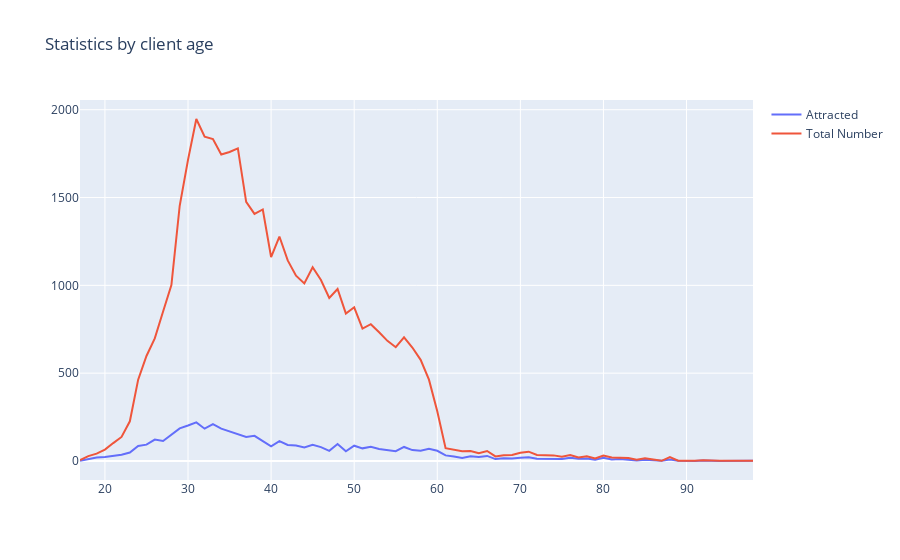

The notebook cell saved with this chart:
### Code cell
trace0 = go.Scatter(x=age_df.index, y=age_df["Attracted"], name="Attracted")
trace1 = go.Scatter(x=age_df.index, y=age_df["Total Number"], name="Total Number")

data = [trace0, trace1]
layout = {"title": "Statistics by client age"}

fig = go.Figure(data=data, layout=layout)

iplot(fig, show_link=False)

### Figure 1 — Plotly figure (JSON) as saved in the notebook; plotly's stock layout.template omitted (floating-point values rounded to 4 significant figures)
{"data": [{"name": "Attracted", "type": "scatter", "x": [17, 18, 19, 20, 21, 22, 23, 24, 25, 26, 27, 28, 29, 30, 31, 32, 33, 34, 35, 36, 37, 38, 39, 40, 41, 42, 43, 44, 45, 46, 47, 48, 49, 50, 51, 52, 53, 54, 55, 56, 57, 58, 59, 60, 61, 62, 63, 64, 65, 66, 67, 68, 69, 70, 71, 72, 73, 74, 75, 76, 77, 78, 79, 80, 81, 82, 83, 84, 85, 86, 87, 88, 89, 91, 92, 94, 95, 98], "y": [2, 12, 20, 23, 29, 36, 48, 86, 93, 122, 114, 151, 186, 202, 220, 184, 210, 184, 167, 154, 137, 143, 114, 84, 113, 91, 88, 77, 92, 79, 58, 97, 55, 87, 72, 81, 68, 64, 56, 80, 62, 58, 69, 58, 32, 25, 17, 27, 23, 29, 11, 15, 14, 19, 21, 13, 13, 15, 11, 18, 13, 14, 7, 18, 8, 11, 8, 3, 7, 5, 1, 9, 2, 0, 3, 0, 0, 2]}, {"name": "Total Number", "type": "scatter", "x": [17, 18, 19, 20, 21, 22, 23, 24, 25, 26, 27, 28, 29, 30, 31, 32, 33, 34, 35, 36, 37, 38, 39, 40, 41, 42, 43, 44, 45, 46, 47, 48, 49, 50, 51, 52, 53, 54, 55, 56, 57, 58, 59, 60, 61, 62, 63, 64, 65, 66, 67, 68, 69, 70, 71, 72, 73, 74, 75, 76, 77, 78, 79, 80, 81, 82, 83, 84, 85, 86, 87, 88, 89, 91, 92, 94, 95, 98], "y": [5, 28, 42, 65, 102, 137, 226, 463, 598, 698, 851, 1001, 1453, 1714, 1947, 1846, 1833, 1745, 1759, 1780, 1475, 1407, 1432, 1161, 1278, 1142, 1055, 1011, 1103, 1030, 928, 979, 839, 875, 754, 779, 733, 684, 648, 704, 646, 576, 463, 283, 73, 62, 55, 57, 44, 57, 26, 33, 34, 47, 53, 34, 34, 32, 24, 34, 20, 27, 14, 31, 20, 17, 17, 7, 15, 8, 1, 22, 2, 2, 4, 1, 1, 2]}], "layout": {"title": {"text": "Statistics by client age"}}}
